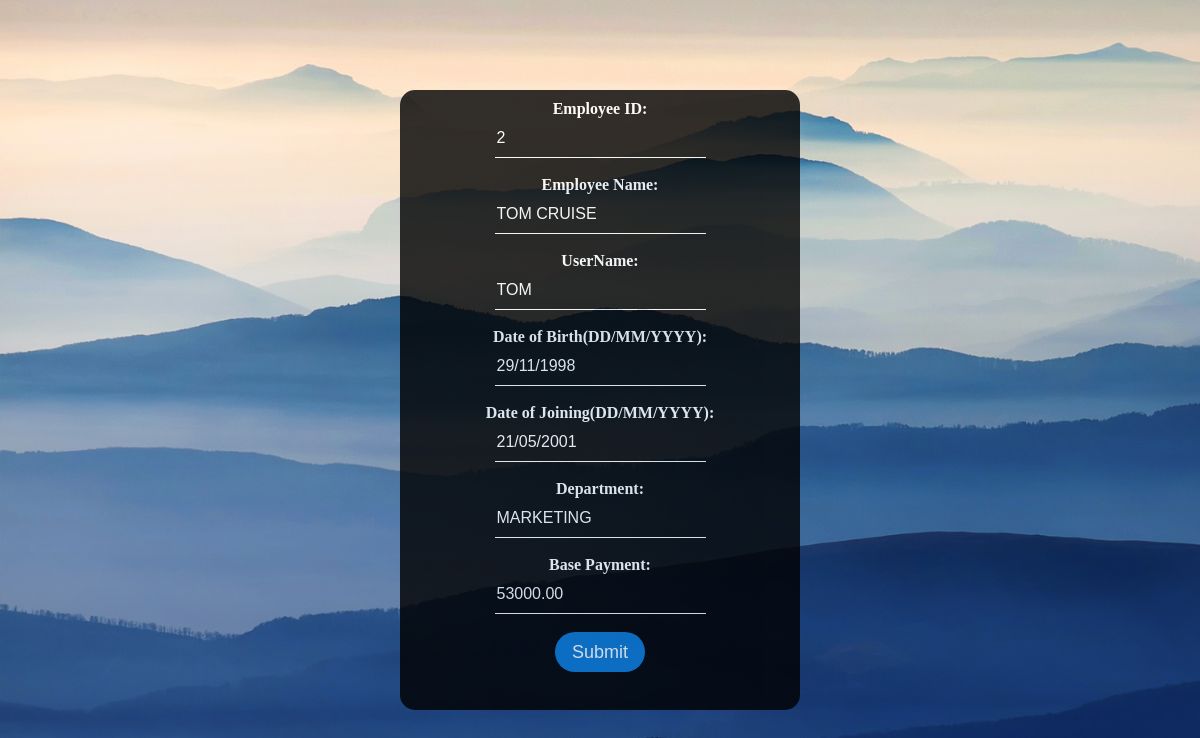
The page /updateform.php?unm=TOM on the database its author committed.
### tables this page shows
CREATE TABLE IF NOT EXISTS `payroll` (
`ID` int(5) NOT NULL,
  `NAME` varchar(50) NOT NULL,
  `USERNAME` varchar(50) NOT NULL,
  `DOB` varchar(10) NOT NULL,
  `DOJ` varchar(10) NOT NULL,
  `DEPT` varchar(50) NOT NULL,
  `BASE` decimal(10,2) NOT NULL,
  `DA` decimal(10,2) NOT NULL,
  `HRA` decimal(10,2) NOT NULL,
  `TA` decimal(10,2) NOT NULL,
  `PF` decimal(10,2) NOT NULL,
  `IT` decimal(10,2) NOT NULL,
  `SALARY` decimal(10,2) NOT NULL
);

### updateform.php (the view)
<?php
include('connection.php');
$unm=$_REQUEST['unm'];
$sql="SELECT * FROM PAYROLL WHERE USERNAME='$unm'";
$result=mysqli_query($conn,$sql);
$data=mysqli_fetch_assoc($result);
?>
<html>
<link href="CSS/updateform.css" rel='stylesheet' type="text/css">
<body>
<center>
<div class="formbox">
<form action="updatedata.php" method="post" autocomplete="off"><center>
Employee ID:<br><input type="text" name="id" value="<?php echo $data['ID']; ?>" readonly><br><br>
Employee Name:<br><input type="text" name="nm" value="<?php echo $data['NAME']; ?>"><br><br>
UserName:<br><input type="text" name="unm" value="<?php echo $data['USERNAME']; ?>"><br><br>
Date of Birth(DD/MM/YYYY):<br><input type="text" name="dob"  value="<?php echo $data['DOB']; ?>"><br><br>
Date of Joining(DD/MM/YYYY):<br><input type="text" name="doj"  value="<?php echo $data['DOJ']; ?>"><br><br>
Department:<br><input type="text" name="dept"  value="<?php echo $data['DEPT']; ?>"><br><br>
Base Payment:<br><input type="number" name="base"  value="<?php echo $data['BASE']; ?>"><br><br>
<input type="submit" value="Submit" name="btn"></center>
</form>
</div>
</center>
</body>
</html>

### updateform.css (style rules this page uses)
body { margin:0; padding:0; background: url("../Assets/wall.jpg"); background-size:cover; background-position:center; }
.formbox { Width:400px; Height:620px; Background:#000; opacity:0.8; Color:#fff; Top:50%; Left:50%; Position: absolute; Transform:translate(-50%,-50%); Box-sizing:border-box; padding:10px 10px; border-radius:15px; font-weight:bold; }
.formbox input[type="text"] { Border:none; Border-bottom:1px solid #fff; Background:transparent; Outline:none; Height: 40px; Color:#fff; Font-size:16px; }
.formbox input[type="number"] { Border:none; Border-bottom:1px solid #fff; Background:transparent; Outline:none; Height: 40px; Color:#fff; Font-size:16px; }
.formbox input[type="submit"] { Border:none; Outline:none; Height: 40px; width: 90px; Background:#0878d3; Color:#fff; Font-size:18px; Border-radius:20px; }

### rows shown on the page
payroll: id "2", nm "TOM CRUISE", unm "TOM", dob "29/11/1998", doj "21/05/2001", dept "MARKETING", base "53000.00"
